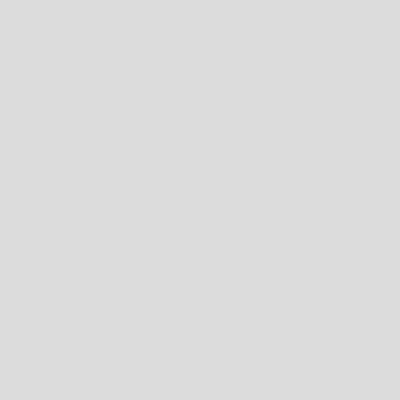
Frame 1 (no input)
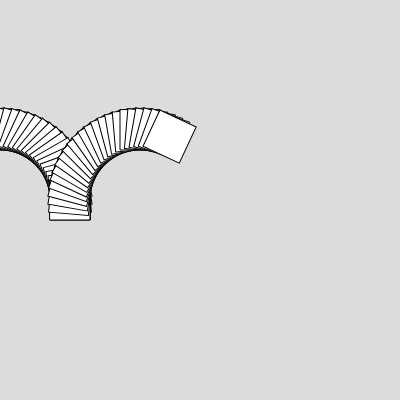
Frame 60 (no input)
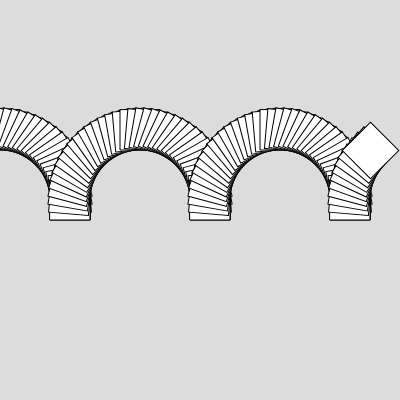
Frame 120 (the mouse pressed at the canvas centre since frame 60)

The p5.js sketch that drew these frames (run headless with seeded random() and noise() and a simulated clock; from frame 60 on, the mouse is pressed at the canvas centre):

// p5.js sketch
// ── sketch.js
let a = 0
let r = 0
let rad = 140
function setup() {
  createCanvas(400, 400);
  angleMode(DEGREES)
  rectMode(CENTER)
      background(220);

}

function draw() {

  translate(0,height/2)
  if(a>179){
    a = 0
    r += rad
  } else {
    a+=5
    r = r
  }
   // console.log(a)
  x = -rad/2*cos(a)
  y = -rad/2*sin(a)
  push()
  translate(x+r,y)
  rotate(a)
  rect(0,0,40)
  // rect(0,a,20)
  pop()
}
